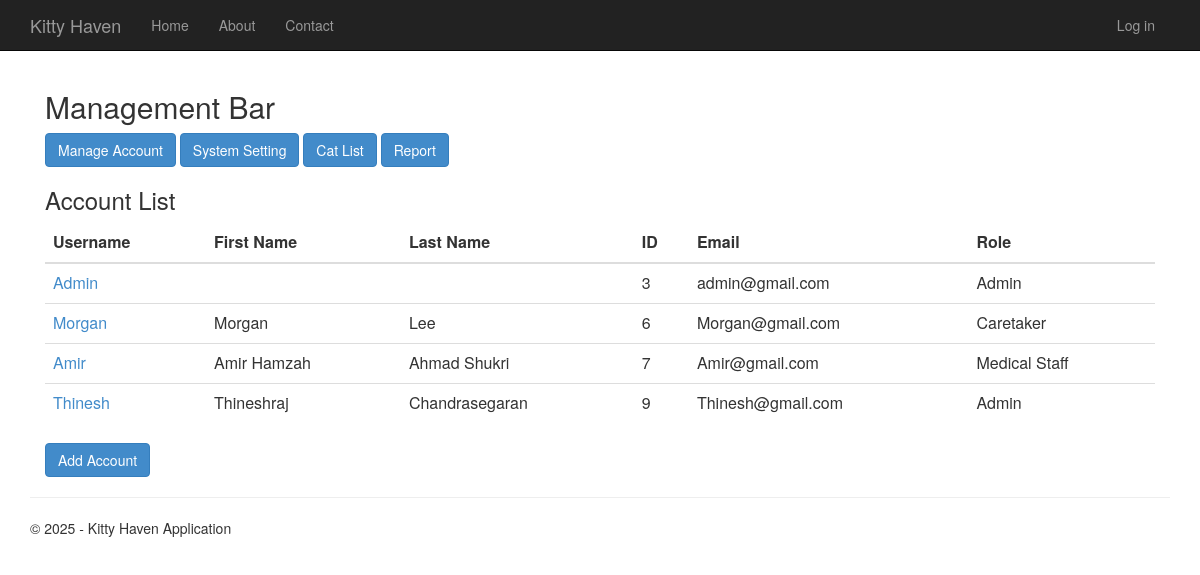
The page /menu on the database its author committed.
### app/models.py (models this page shows, shortened)
class Account(AbstractUser):
    RegistrationDate = models.DateField(auto_now_add=True)
    groups = models.ManyToManyField(Group, related_name="account_users", blank=True)
    user_permissions = models.ManyToManyField(Permission, related_name="account_users", blank=True)
    class Meta:
        app_label = "app"

### app/views.py (the view)
# urls.py: re_path(r'^menu$', main_views.menu, name='menu'),
def menu(request):
    if request.user.groups.filter(name="Medical Staff").exists():
        return redirect('medical_cat_list')  # Redirect Medical Staff
    if request.user.groups.filter(name="Caretaker").exists():
        return redirect('caretaker_duty_panel')  # Redirect Caretakers
    users = Account.objects.all()
    context = {
        'title': 'Main Menu',
        'year': datetime.now().year,
        'users': users,
        'user': request.user
    }
    return render(request, 'app/menu.html', context)

### app/templates/app/menu.html
﻿{% extends "app/layout.html" %}
{% block content %}
<div class="container border p-4">
    <h2 class="fw-bold border-bottom pb-2">Management Bar</h2>
    <div class="d-flex justify-content-between align-items-center mb-3">
        <div>
            <a href="{% url 'menu' %}" class="btn btn-primary">Manage Account</a>
            <a href="{% url 'system_settings' %}" class="btn btn-primary"> System Setting</a>
            <a href="{% url 'cat_list' %}" class="btn btn-primary"> Cat List</a>
            <a href="{% url 'report' %}" class="btn btn-primary">Report</a>
        </div>
    </div>
    <h3 class="fw-bold">Account List</h3>
<div class="table-responsive">
    <table class="table">
    <thead>
        <tr>
            <th>Username</th>
            <th>First Name</th>
            <th>Last Name</th>
            <th>ID</th>
            <th>Email</th>
            <th>Role</th>
        </tr>
    </thead>
    <tbody>
        {% for user in users %}
        <tr>
                <td>
                        <a href="{% url 'configure_account' user.id %}" class="text-decoration-none">
                         {{ user.username }}
                            </a>
                </td>
            <td>{{ user.first_name }}</td>
             <td>{{user.last_name}}</td>
            <td>{{ user.id }}</td>
            <td>{{ user.email }}</td>
            <td>
                {% if user.is_staff %}
                    Admin
                {% else %}
                    {% if user.groups.all %}
                        {{ user.groups.first.name }}
                    {% else %}
                        No Group
                    {% endif %}
                {% endif %}
            </td>
        </tr>
        {% empty %}
        <tr>
            <td colspan="6" class="text-center">No users found</td>
        </tr>
        {% endfor %}
    </tbody>
</table>
</div>
    <div class="mt-3">
    <a href="{% url 'create_account' %}" class="btn btn-primary">Add Account</a>
</div>
</div>
{% endblock %}

### app/static/app/content/site.css (style rules this page uses)
body { padding-top: 50px; padding-bottom: 20px; }

### rows shown on the page
Account: username "Admin", id "3", email "admin@gmail.com", is_staff "Admin"
Account: username "Morgan", first_name "Morgan", last_name "Lee", id "6", email "Morgan@gmail.com", groups.first.name "Caretaker"
Account: username "Amir", first_name "Amir Hamzah", last_name "Ahmad Shukri", id "7", email "Amir@gmail.com", groups.first.name "Medical Staff"
Account: username "Thinesh", first_name "Thineshraj", last_name "Chandrasegaran", id "9", email "Thinesh@gmail.com", is_staff "Admin"
